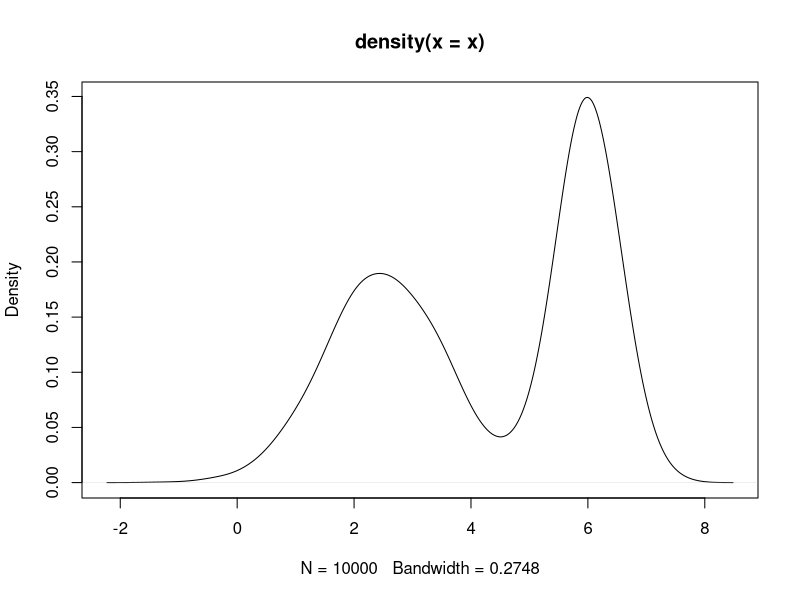
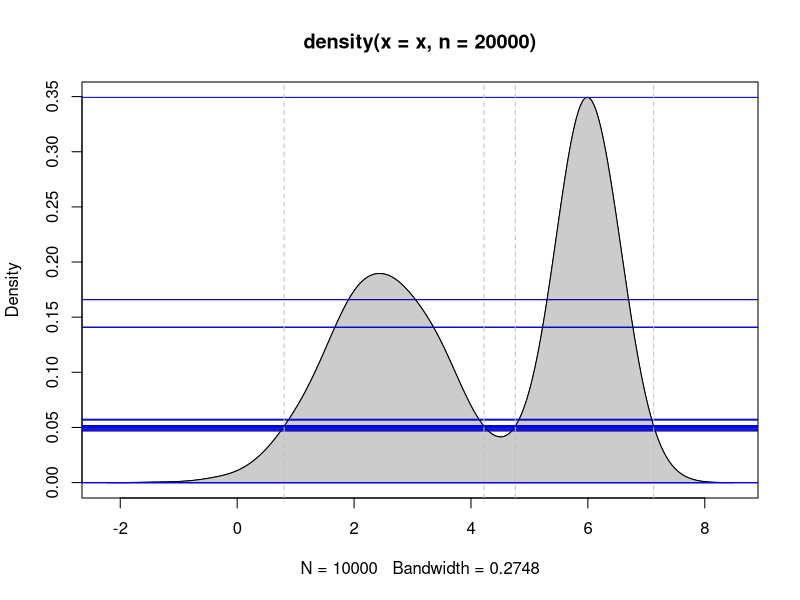
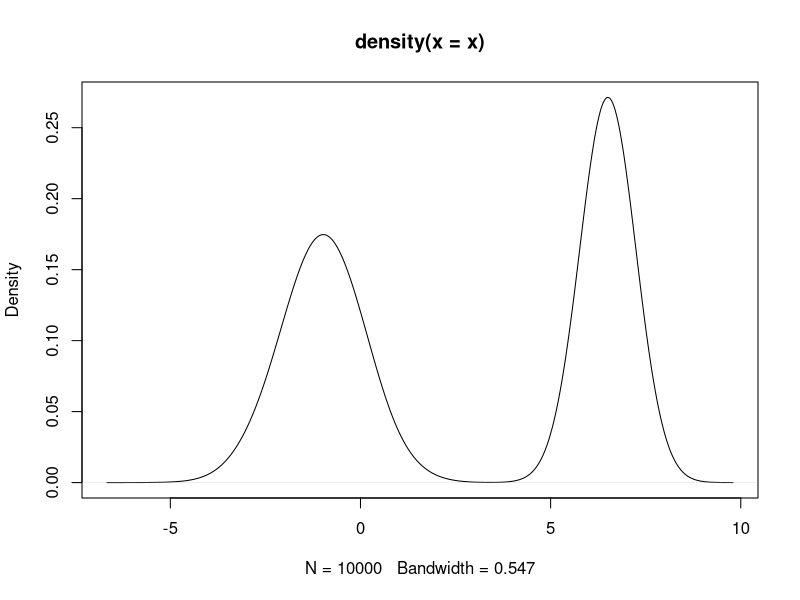
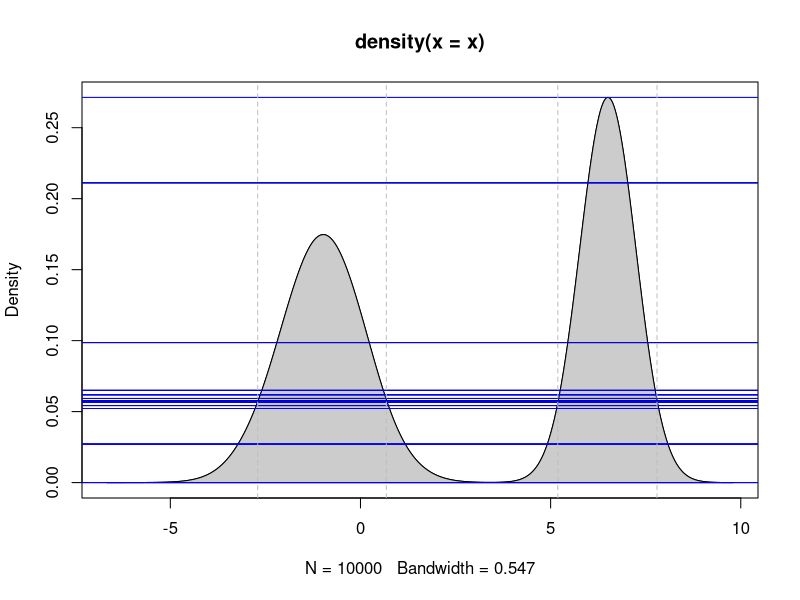

The R script that drew these images, in order:
hpd.mult = function(x, dens, prob = 0.95, tol = 0.00001,
    print = TRUE, visual = TRUE){
    max.k = max(dens$y)
    min.k = min(dens$y)
#   k = (max.k - min.k)/2
    k = runif(1, min.k, max.k)
    count = 0
    if (visual){
        plot(dens)
        polygon(dens$x, dens$y, col='gray80')
        }
    zeros = function(y, k, return.max.min = FALSE){
        # y is expected to be density(x)$y
        out = NULL
        int = NULL
        for (i in 2:(length(y)-1)){
            # condition to check when the height crosses k
            if ((y[i] > k && y[i-1] < k) || (y[i] < k && y[i-1] > k)){
                # get the x closer to k
                out = c(out, ifelse(which.min(abs(y[c(i,i-1)]-k))==1,
                    i, i-1))
                # -1 if lower interval, +1 if upper
                int = c(int, -sign(y[i] - y[i-1]))
                }
            # check if the height exactly equals k
            if (y[i] == k){
                out = c(out, i)
                # 0 if a maximum or minimum, -1 if lower, +1 if upper
                # y[i] can only be max or min if y[i] = k, so don't
                # check this condition for when height crosses k
                int = c(int, -sign(sign(y[i]-y[i-1]) +
                    sign(y[i+1]-y[i])))
                }
            }
        # ensure that first value is lower end and last is upper end
        if (is.null(int))
            return (NULL)
        if (int[1] == 1){
            int = c(-1, int)
            out = c(1, out)
            }
        if (int[length(int)] == -1){
            int = c(int, 1)
            out = c(out, length(y))
            }
        if (return.max.min)
            return (out)
        return (out[as.logical(int)])
        }
    while (max.k - min.k > tol){
        count = count + 1
        c.prob = 0
        int = zeros(dens$y, k)
        if (is.null(int)){
            int = c(1, length(dens$x))
            }
        # sum the area in the intervals
        for (j in 1:(length(int)/2))
            c.prob = c.prob + mean(x >= dens$x[
                 int[2*j-1]] & x <= dens$x[int[2*j]])
        if (visual){
            abline(h=k)
            abline(h=c(max.k, min.k), col='blue')
            cat("Probability:",c.prob)
            readline()
            }
        # not a large enough region, lower k
        if (c.prob < prob)
            max.k = k
        # too much region, raise k
        if (c.prob > prob)
            min.k = k
        # right-e-o!
        if (c.prob == prob)
            max.k = min.k
        # pick new height to test at
        k = runif(1, min.k, max.k)
        }
    if (print)
        cat("Iterations:",count,"\n")
    return (dens$x[int])
    }


### bimodal
n = 10000
x = ifelse(runif(n) < 0.5, rnorm(n, 2.5, 1), rnorm(n, 6, 0.5))
dens = density(x, n = 20000)
plot(density(x))

hpd.1 = hpd.mult(x, dens)
abline(v=hpd.1, lty=2, col='gray')


### more bimodal
x = ifelse(runif(n) < 0.5, rnorm(n, -1, 1), rnorm(n, 6.5, 0.5))
dens = density(x)
plot(density(x))

hpd.1 = hpd.mult(x, dens)
abline(v=hpd.1, lty=2, col='gray')
